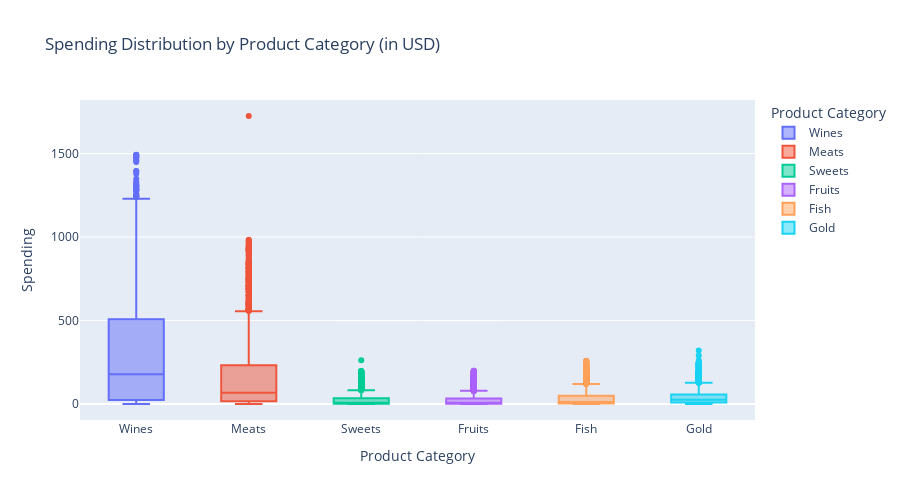
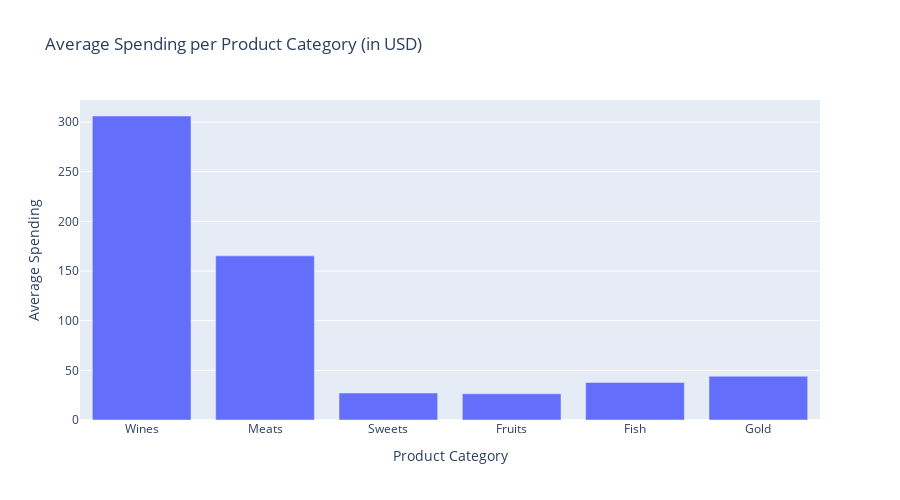

Source (notebook cell) for these figures, in order:
### Markdown cell above
### b. Spending Behavior
- Which product category (e.g., wines, meats, sweets) has the highest and lowest
average spending?

### Code cell
# prompt: Plot the boxplot for all product categories (wines, meats, sweets) and compare the average spending draw in Plotly

# Assuming 'MntWines', 'MntFruits', 'MntMeatProducts', 'MntFishProducts', 'MntSweetProducts', 'MntGoldProds' are the columns for product spending

# Create a new DataFrame with only the relevant columns
spending_data = market_data[['MntWines', 'MntMeatProducts', 'MntSweetProducts',
                             'MntFruits', 'MntFishProducts', 'MntGoldProds']]

# Rename columns for better readability in the plot
spending_data = spending_data.rename(columns={
    'MntWines': 'Wines',
    'MntMeatProducts': 'Meats',
    'MntSweetProducts': 'Sweets',
    'MntFruits': 'Fruits',
    'MntFishProducts': 'Fish',
    'MntGoldProds': 'Gold'
})

# Melt the DataFrame to create a long-format DataFrame for plotting
spending_melted = spending_data.melt(var_name='Product Category', value_name='Spending')


fig = px.box(spending_melted,
             x='Product Category',
             y='Spending',
             title='Spending Distribution by Product Category (in USD)',
             color='Product Category')


fig.update_layout(width=WIDTH_PLOTLY, height=HEIGHT_PLOTLY)

fig.show()


# Calculate the average spending for each category
average_spending = spending_data.mean()

# Create a bar chart of the average spending
fig_bar = px.bar(average_spending,
                 x=average_spending.index,
                 y=average_spending.values,
                 title='Average Spending per Product Category (in USD)')

fig_bar.update_layout(width=WIDTH_PLOTLY, height=HEIGHT_PLOTLY,
                      xaxis_title="Product Category",
                      yaxis_title="Average Spending")

fig_bar.show()

### Figure 1 — Plotly figure (JSON) as saved in the notebook; plotly's stock layout.template omitted (floating-point values rounded to 4 significant figures; data arrays with more than 128 entries replaced by an {"elided": "..."} marker saying what was removed)
{"data": [{"alignmentgroup": "True", "hovertemplate": "Product Category=%{x}<br>Spending=%{y}<extra></extra>", "legendgroup": "Wines", "marker": {"color": "#636efa"}, "name": "Wines", "notched": false, "offsetgroup": "Wines", "orientation": "v", "showlegend": true, "type": "box", "x": {"elided": "2205 str values"}, "x0": " ", "xaxis": "x", "y": {"elided": "2205 int values"}, "y0": " ", "yaxis": "y"}, {"alignmentgroup": "True", "hovertemplate": "Product Category=%{x}<br>Spending=%{y}<extra></extra>", "legendgroup": "Meats", "marker": {"color": "#EF553B"}, "name": "Meats", "notched": false, "offsetgroup": "Meats", "orientation": "v", "showlegend": true, "type": "box", "x": {"elided": "2205 str values"}, "x0": " ", "xaxis": "x", "y": {"elided": "2205 int values"}, "y0": " ", "yaxis": "y"}, {"alignmentgroup": "True", "hovertemplate": "Product Category=%{x}<br>Spending=%{y}<extra></extra>", "legendgroup": "Sweets", "marker": {"color": "#00cc96"}, "name": "Sweets", "notched": false, "offsetgroup": "Sweets", "orientation": "v", "showlegend": true, "type": "box", "x": {"elided": "2205 str values"}, "x0": " ", "xaxis": "x", "y": {"elided": "2205 int values"}, "y0": " ", "yaxis": "y"}, {"alignmentgroup": "True", "hovertemplate": "Product Category=%{x}<br>Spending=%{y}<extra></extra>", "legendgroup": "Fruits", "marker": {"color": "#ab63fa"}, "name": "Fruits", "notched": false, "offsetgroup": "Fruits", "orientation": "v", "showlegend": true, "type": "box", "x": {"elided": "2205 str values"}, "x0": " ", "xaxis": "x", "y": {"elided": "2205 int values"}, "y0": " ", "yaxis": "y"}, {"alignmentgroup": "True", "hovertemplate": "Product Category=%{x}<br>Spending=%{y}<extra></extra>", "legendgroup": "Fish", "marker": {"color": "#FFA15A"}, "name": "Fish", "notched": false, "offsetgroup": "Fish", "orientation": "v", "showlegend": true, "type": "box", "x": {"elided": "2205 str values"}, "x0": " ", "xaxis": "x", "y": {"elided": "2205 int values"}, "y0": " ", "yaxis": "y"}, {"alignmentgroup": "True", "hovertemplate": "Product Category=%{x}<br>Spending=%{y}<extra></extra>", "legendgroup": "Gold", "marker": {"color": "#19d3f3"}, "name": "Gold", "notched": false, "offsetgroup": "Gold", "orientation": "v", "showlegend": true, "type": "box", "x": {"elided": "2205 str values"}, "x0": " ", "xaxis": "x", "y": {"elided": "2205 int values"}, "y0": " ", "yaxis": "y"}], "layout": {"boxmode": "overlay", "height": 500, "legend": {"title": {"text": "Product Category"}, "tracegroupgap": 0}, "title": {"text": "Spending Distribution by Product Category (in USD)"}, "width": 900, "xaxis": {"anchor": "y", "categoryarray": ["Wines", "Meats", "Sweets", "Fruits", "Fish", "Gold"], "categoryorder": "array", "domain": [0, 1], "title": {"text": "Product Category"}}, "yaxis": {"anchor": "x", "domain": [0, 1], "title": {"text": "Spending"}}}}

### Figure 2 — Plotly figure (JSON) as saved in the notebook; plotly's stock layout.template omitted (floating-point values rounded to 4 significant figures)
{"data": [{"alignmentgroup": "True", "hovertemplate": "index=%{x}<br>y=%{y}<extra></extra>", "legendgroup": "", "marker": {"color": "#636efa", "pattern": {"shape": ""}}, "name": "", "offsetgroup": "", "orientation": "v", "showlegend": false, "textposition": "auto", "type": "bar", "x": ["Wines", "Meats", "Sweets", "Fruits", "Fish", "Gold"], "xaxis": "x", "y": [306.2, 165.3, 27.13, 26.4, 37.76, 44.06], "yaxis": "y"}], "layout": {"barmode": "relative", "height": 500, "legend": {"tracegroupgap": 0}, "title": {"text": "Average Spending per Product Category (in USD)"}, "width": 900, "xaxis": {"anchor": "y", "domain": [0, 1], "title": {"text": "Product Category"}}, "yaxis": {"anchor": "x", "domain": [0, 1], "title": {"text": "Average Spending"}}}}
